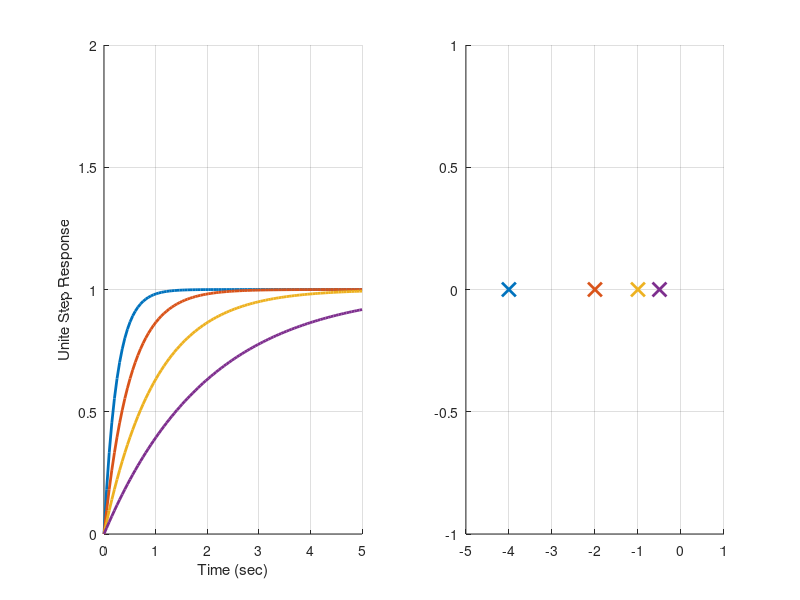

The MATLAB source for this figure: (Note: this script raises an error after producing the figure.)
% Step response of first-order system

tend = 5;
t_sim = linspace(0,tend,100);

%% Stable systme with different converging rate
root = pow2(2:-1:-1);

figure(1)
subplot(1,2,1); hold on; grid on;
xlim([0,tend]);
ylim([0,2]);
xlabel('Time (sec)');
ylabel('Unite Step Response');

subplot(1,2,2); hold on; grid on;
xlim([-5,1]);
ylim([-1,1]);

for i = 1:length(root)
    G = tf(root(i),[1,root(i)]);
    
    p = pole(G);
    [y,t] = step(G,t_sim);    

    subplot(1,2,1);
    plot(t,y,'LineWidth',2);
    subplot(1,2,2);
    plot(real(p),imag(p),'x','LineWidth',2,'MarkerSize',10);
end
ax = gca;
ax.XAxisLocation = 'origin';
ax.YAxisLocation = 'origin';

%% Stabel and unstable system

root = -1:1;

figure(2)
subplot(1,2,1); hold on; grid on;
xlim([0,tend]);
ylim([0,2]);
xlabel('Time (sec)');
ylabel('Unite Step Response');

subplot(1,2,2); hold on; grid on;
xlim([-2,2]);
ylim([-1,1]);

for i = 1:length(root)
    G = tf(1,[1,root(i)]);
    
    p = pole(G);
    [y,t] = step(G,t_sim);    

    subplot(1,2,1);
    plot(t,y,'LineWidth',2);
    subplot(1,2,2);
    plot(real(p),imag(p),'x','LineWidth',2,'MarkerSize',10);
end
ax = gca;
ax.XAxisLocation = 'origin';
ax.YAxisLocation = 'origin';